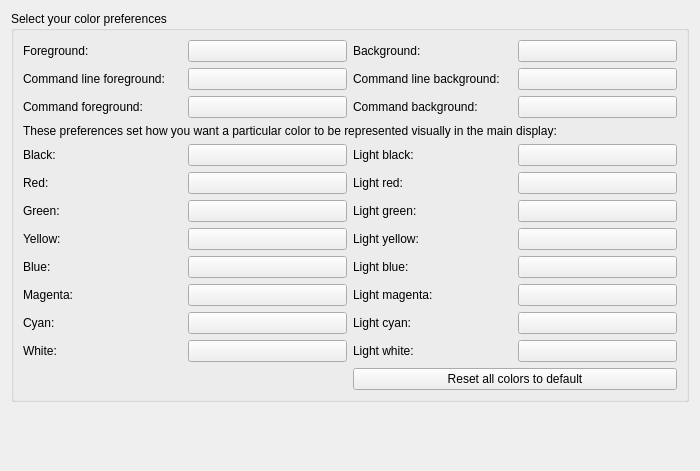
     <widget class="QWidget" name="tab_displayColors">
      <attribute name="title">
       <string>Color view</string>
      </attribute>
      <layout class="QVBoxLayout" name="verticalLayout_12">
       <item>
        <widget class="QGroupBox" name="groupBox_displayColors">
         <property name="title">
          <string>Select your color preferences</string>
         </property>
         <layout class="QGridLayout" name="gridLayout_21">
          <item row="0" column="0">
           <widget class="QLabel" name="label_22">
            <property name="text">
             <string>Foreground:</string>
            </property>
           </widget>
          </item>
          <item row="0" column="1">
           <widget class="QPushButton" name="pushButton_foreground_color">
            <property name="autoFillBackground">
             <bool>true</bool>
            </property>
            <property name="styleSheet">
             <string notr="true"/>
            </property>
            <property name="text">
             <string/>
            </property>
           </widget>
          </item>
          <item row="0" column="2">
           <widget class="QLabel" name="label_21">
            <property name="text">
             <string>Background:</string>
            </property>
           </widget>
          </item>
          <item row="0" column="3">
           <widget class="QPushButton" name="pushButton_background_color">
            <property name="autoFillBackground">
             <bool>true</bool>
            </property>
            <property name="text">
             <string/>
            </property>
           </widget>
          </item>
          <item row="1" column="0">
           <widget class="QLabel" name="label_31">
            <property name="text">
             <string>Command line foreground:</string>
            </property>
           </widget>
          </item>
          <item row="1" column="1">
           <widget class="QPushButton" name="pushButton_command_line_foreground_color">
            <property name="text">
             <string/>
            </property>
           </widget>
          </item>
          <item row="1" column="2">
           <widget class="QLabel" name="label_59">
            <property name="text">
             <string>Command line background:</string>
            </property>
           </widget>
          </item>
          <item row="1" column="3">
           <widget class="QPushButton" name="pushButton_command_line_background_color">
            <property name="text">
             <string/>
            </property>
           </widget>
          </item>
          <item row="2" column="0">
           <widget class="QLabel" name="label_32">
            <property name="text">
             <string>Command foreground:</string>
            </property>
           </widget>
          </item>
          <item row="2" column="1">
           <widget class="QPushButton" name="pushButton_command_foreground_color">
            <property name="autoFillBackground">
             <bool>true</bool>
            </property>
            <property name="text">
             <string/>
            </property>
           </widget>
          </item>
          <item row="2" column="2">
           <widget class="QLabel" name="label_37">
            <property name="text">
             <string>Command background:</string>
            </property>
           </widget>
          </item>
          <item row="2" column="3">
           <widget class="QPushButton" name="pushButton_command_background_color">
            <property name="autoFillBackground">
             <bool>true</bool>
            </property>
            <property name="text">
             <string/>
            </property>
           </widget>
          </item>
          <item row="3" column="0" colspan="4">
           <widget class="QLabel" name="label_19">
            <property name="sizePolicy">
             <sizepolicy hsizetype="Preferred" vsizetype="Preferred">
              <horstretch>0</horstretch>
              <verstretch>0</verstretch>
             </sizepolicy>
            </property>
            <property name="text">
             <string>These preferences set how you want a particular color to be represented visually in the main display:</string>
            </property>
            <property name="wordWrap">
             <bool>true</bool>
            </property>
           </widget>
          </item>
          <item row="4" column="0">
           <widget class="QLabel" name="label">
            <property name="text">
             <string>Black:</string>
            </property>
           </widget>
          </item>
          <item row="4" column="1">
           <widget class="QPushButton" name="pushButton_black">
            <property name="autoFillBackground">
             <bool>true</bool>
            </property>
            <property name="text">
             <string/>
            </property>
           </widget>
          </item>
          <item row="4" column="2">
           <widget class="QLabel" name="label_68">
            <property name="text">
             <string>Light black:</string>
            </property>
           </widget>
          </item>
          <item row="4" column="3">
           <widget class="QPushButton" name="pushButton_Lblack">
            <property name="autoFillBackground">
             <bool>true</bool>
            </property>
            <property name="text">
             <string/>
            </property>
           </widget>
          </item>
          <item row="5" column="0">
           <widget class="QLabel" name="label_2">
            <property name="text">
             <string>Red:</string>
            </property>
           </widget>
          </item>
          <item row="5" column="1">
           <widget class="QPushButton" name="pushButton_red">
            <property name="autoFillBackground">
             <bool>true</bool>
            </property>
            <property name="text">
             <string/>
            </property>
           </widget>
          </item>
          <item row="5" column="2">
           <widget class="QLabel" name="label_69">
            <property name="text">
             <string>Light red:</string>
            </property>
           </widget>
          </item>
          <item row="5" column="3">
           <widget class="QPushButton" name="pushButton_Lred">
            <property name="autoFillBackground">
             <bool>true</bool>
            </property>
            <property name="text">
             <string/>
            </property>
           </widget>
          </item>
          <item row="6" column="0">
           <widget class="QLabel" name="label_3">
            <property name="text">
             <string>Green:</string>
            </property>
           </widget>
          </item>
          <item row="6" column="1">
           <widget class="QPushButton" name="pushButton_green">
            <property name="autoFillBackground">
             <bool>true</bool>
            </property>
            <property name="text">
             <string/>
            </property>
           </widget>
          </item>
          <item row="6" column="2">
           <widget class="QLabel" name="label_70">
            <property name="text">
             <string>Light green:</string>
            </property>
           </widget>
          </item>
          <item row="6" column="3">
           <widget class="QPushButton" name="pushButton_Lgreen">
            <property name="autoFillBackground">
             <bool>true</bool>
            </property>
            <property name="text">
             <string/>
            </property>
           </widget>
          </item>
          <item row="7" column="0">
           <widget class="QLabel" name="label_4">
            <property name="text">
             <string>Yellow:</string>
            </property>
           </widget>
          </item>
          <item row="7" column="1">
           <widget class="QPushButton" name="pushButton_yellow">
            <property name="autoFillBackground">
             <bool>true</bool>
            </property>
            <property name="text">
             <string/>
            </property>
           </widget>
          </item>
          <item row="7" column="2">
           <widget class="QLabel" name="label_71">
            <property name="text">
             <string>Light yellow:</string>
            </property>
           </widget>
          </item>
          <item row="7" column="3">
           <widget class="QPushButton" name="pushButton_Lyellow">
            <property name="autoFillBackground">
             <bool>true</bool>
            </property>
            <property name="text">
             <string/>
            </property>
           </widget>
          </item>
          <item row="8" column="0">
           <widget class="QLabel" name="label_5">
            <property name="text">
             <string>Blue:</string>
            </property>
           </widget>
          </item>
          <item row="8" column="1">
           <widget class="QPushButton" name="pushButton_blue">
            <property name="autoFillBackground">
             <bool>true</bool>
            </property>
            <property name="text">
             <string/>
            </property>
           </widget>
          </item>
          <item row="8" column="2">
           <widget class="QLabel" name="label_72">
            <property name="text">
             <string>Light blue:</string>
            </property>
           </widget>
          </item>
          <item row="8" column="3">
           <widget class="QPushButton" name="pushButton_Lblue">
            <property name="autoFillBackground">
             <bool>true</bool>
            </property>
            <property name="text">
             <string/>
            </property>
           </widget>
          </item>
          <item row="9" column="0">
           <widget class="QLabel" name="label_6">
            <property name="text">
             <string>Magenta:</string>
            </property>
           </widget>
          </item>
          <item row="9" column="1">
           <widget class="QPushButton" name="pushButton_magenta">
            <property name="autoFillBackground">
             <bool>true</bool>
            </property>
            <property name="text">
             <string/>
            </property>
           </widget>
          </item>
          <item row="9" column="2">
           <widget class="QLabel" name="label_73">
            <property name="text">
             <string>Light magenta:</string>
            </property>
           </widget>
          </item>
          <item row="9" column="3">
           <widget class="QPushButton" name="pushButton_Lmagenta">
            <property name="autoFillBackground">
             <bool>true</bool>
            </property>
            <property name="text">
             <string/>
            </property>
           </widget>
          </item>
          <item row="10" column="0">
           <widget class="QLabel" name="label_7">
            <property name="text">
             <string>Cyan:</string>
            </property>
           </widget>
          </item>
          <item row="10" column="1">
           <widget class="QPushButton" name="pushButton_cyan">
            <property name="autoFillBackground">
             <bool>true</bool>
            </property>
            <property name="text">
             <string/>
            </property>
           </widget>
          </item>
          <item row="10" column="2">
           <widget class="QLabel" name="label_74">
            <property name="text">
             <string>Light cyan:</string>
            </property>
           </widget>
          </item>
          <item row="10" column="3">
           <widget class="QPushButton" name="pushButton_Lcyan">
            <property name="autoFillBackground">
             <bool>true</bool>
            </property>
            <property name="text">
             <string/>
            </property>
           </widget>
          </item>
          <item row="11" column="0">
           <widget class="QLabel" name="label_8">
            <property name="text">
             <string>White:</string>
            </property>
           </widget>
          </item>
          <item row="11" column="1">
           <widget class="QPushButton" name="pushButton_white">
            <property name="autoFillBackground">
             <bool>true</bool>
            </property>
            <property name="text">
             <string/>
            </property>
           </widget>
          </item>
          <item row="11" column="2">
           <widget class="QLabel" name="label_75">
            <property name="text">
             <string>Light white:</string>
            </property>
           </widget>
          </item>
          <item row="11" column="3">
           <widget class="QPushButton" name="pushButton_Lwhite">
            <property name="autoFillBackground">
             <bool>true</bool>
            </property>
            <property name="text">
             <string/>
            </property>
           </widget>
          </item>
          <item row="12" column="2" colspan="2">
           <widget class="QPushButton" name="reset_colors_button">
            <property name="text">
             <string>Reset all colors to default</string>
            </property>
           </widget>
          </item>
         </layout>
        </widget>
       </item>
       <item>
        <spacer name="verticalSpacer_displayColors">
         <property name="orientation">
          <enum>Qt::Vertical</enum>
         </property>
         <property name="sizeHint" stdset="0">
          <size>
           <width>678</width>
           <height>58</height>
          </size>
         </property>
        </spacer>
       </item>
      </layout>
     </widget>
